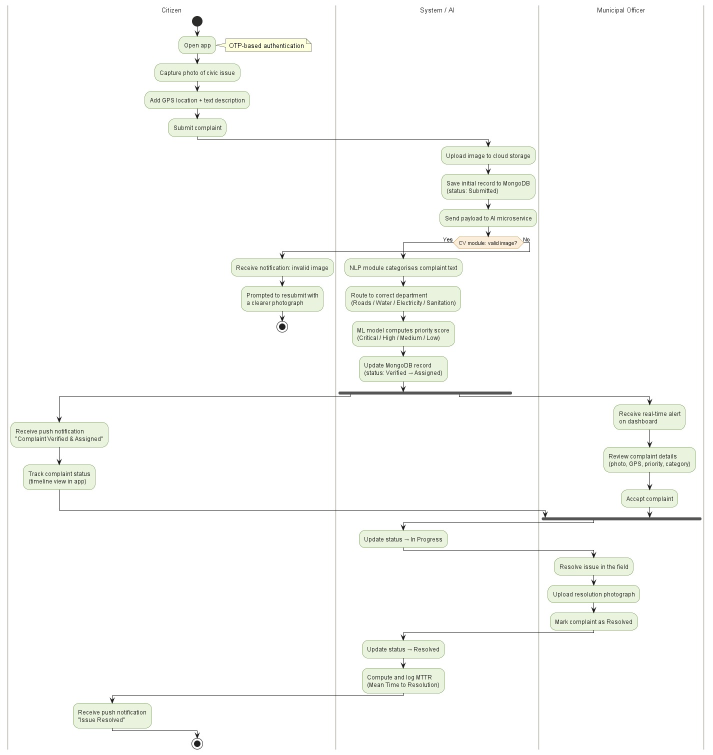
#> input picture CivicPulse/backend/pothole.jpeg, 1425 x 1509 px (shown at 1/2 size)
$ python -i cv_module.py   (imports and definitions only)   (older library calls are emulated)
#> lines starting #> are read from the running program, lines starting #| are printed output that depends on the picture; after the words box and inside, x2 and y2 are one past the last pixel; in counts of white or black regions, pixels touching at a corner belong together
#> further down, picture is the input picture: PIL image 1425x1509 RGB; mean R, G, B 250.1, 250.9, 248.9
"""
cv_module.py — Real Computer Vision using ONNX Runtime (EfficientNet-B0) + OpenCV + Pillow

CivicPulse ML Vision Pipeline:
1. Decode and validate uploaded photo (dimensions, file size, brightness, contrast)
2. Compute Laplacian variance (sharpness & blur detection)
3. Scan image content & detect image type:
   - Identifies whether the photo is a Personal Portrait / Selfie (human face/skin)
   - Identifies if photo is Out-of-Distribution / Unrelated (low confidence, non-civic)
   - Identifies if photo is Benign / Normal (road_normal, streetlight_good)
   - Identifies real civic defects (potholes, garbage, open_manhole, streetlight_bad)
4. Verify user-selected category:
   - Confirms if user-selected category is correct or flags a category mismatch with confidence
5. Priority Engine:
   - Calculates Priority (HIGH / MEDIUM / LOW) using calibrated urgency weights and proximity factors
6. Enforce Submission Guard:
   - Blocks submission if photo is a selfie or non-civic image (`can_submit = False`)
"""

import io
import json
import math
import pathlib
import cv2
import numpy as np
from PIL import Image, ImageStat

MODELS_DIR = pathlib.Path(__file__).parent / "models"
ONNX_MODEL_PATH = MODELS_DIR / "civic_pulse_model.onnx"
CLASSES_PATH    = MODELS_DIR / "classes.json"

# ── Image Quality Thresholds ─────────────────────────────────────────────────
BLUR_THRESHOLD     = 65.0   # Laplacian variance below this = blurry
MIN_BRIGHTNESS     = 22     # 0-255; too dark = unusable
MAX_BRIGHTNESS     = 240    # too over-exposed = unusable
MIN_DIMENSION_PX   = 120    # minimum acceptable resolution
MIN_FILE_BYTES     = 3_000  # minimum byte size

# Model Category to Municipal System Mapping (All 6 Civic Categories + Benign)
MODEL_TO_MUNICIPAL_MAP = {
    "street_light":     {"key": "street_light",    "label": "Streetlight Failure",            "department": "Electrical Grid Maintenance"},
    "streetlight_bad":  {"key": "street_light",    "label": "Streetlight Failure",            "department": "Electrical Grid Maintenance"},
    "water":            {"key": "water",           "label": "Water Leakage & Supply",         "department": "Water Supply & Leakage"},
    "garbage":          {"key": "garbage",         "label": "Garbage Dump & Waste",           "department": "Sanitation & Solid Waste"},
    "drainage":         {"key": "drainage",        "label": "Drainage Overflow",              "department": "Drainage & Sewage"},
    "open_manhole":     {"key": "drainage",        "label": "Drainage Overflow & Open Sewer", "department": "Drainage & Sewage"},
    "illegal_parking":  {"key": "illegal_parking", "label": "Traffic & Illegal Parking",      "department": "Traffic & Transit"},
    "pothole":          {"key": "pothole",         "label": "Road Potholes & Damage",         "department": "Roads & Infrastructure"},
    "potholes":         {"key": "pothole",         "label": "Road Potholes & Damage",         "department": "Roads & Infrastructure"},
    "road_normal":      {"key": "road_normal",     "label": "Normal Road (No Defect)",        "department": "Public Works (Review)"},
    "streetlight_good": {"key": "streetlight_good","label": "Functional Lighting (Normal)",    "department": "Electrical Wing (Review)"},
}

MUNICIPAL_TO_MODEL_MAP = {
    "street_light":    ["street_light", "streetlight_bad", "streetlight"],
    "water":           ["water", "water_leakage", "leakage"],
    "garbage":         ["garbage", "waste", "trash"],
    "drainage":        ["drainage", "open_manhole", "sewer"],
    "illegal_parking": ["illegal_parking", "traffic", "parking"],
    "pothole":         ["pothole", "potholes", "road_damage"],
}

# Visual Defect Cues for All 6 Categories
VISUAL_CUES_MAP = {
    "street_light": [
        "Vertical lighting mast pole / luminaire fixture",
        "Non-functional public luminaire in nocturnal zone",
        "Public safety darkness & night visibility hazard"
    ],
    "streetlight_bad": [
        "Non-functional public luminaire fixture in nocturnal zone",
        "Damaged pole / wiring fault / dark sector hazard",
        "Public safety darkness risk requiring electrical crew"
    ],
    "water": [
        "Pressurized pipeline leakage / potable water loss",
        "Surface fluid pooling & reflective specular glare",
        "Road sub-base erosion & hydraulic pressure hazard"
    ],
    "garbage": [
        "Unsegregated municipal waste pile & plastic clutter",
        "Sanitation & environmental hygiene hazard",
        "Public footway contamination footprint"
    ],
    "drainage": [
        "Drainage chamber overflow / missing manhole cover",
        "Sewer backflow effluent & toxic fluid pooling",
        "Pedestrian and vehicular fall hazard"
    ],
    "open_manhole": [
        "Open drain shaft cavity / missing manhole cover",
        "Severe fall hazard & pedestrian / vehicle accident risk",
        "Sewer backflow effluent & toxic fluid pooling"
    ],
    "illegal_parking": [
        "Unauthorized vehicular obstruction on roadway/sidewalk",
        "Blocked transit corridor / emergency vehicle passage",
        "Pedestrian footway encroachment"
    ],
    "pothole": [
        "Asphalt surface cavitation & depth crater",
        "Sub-base aggregate exposure & wheel impact risk",
        "Road structural degradation in traffic corridor"
    ],
    "potholes": [
        "Asphalt surface cavitation & depth crater",
        "Sub-base aggregate exposure & wheel impact risk",
        "Road structural degradation in traffic corridor"
    ],
    "road_normal": [
        "Continuous asphalt/concrete surface without critical voids",
        "Normal road markings visible",
        "No hazardous road defects detected"
    ],
    "streetlight_good": [
        "Functional luminaire / illuminated fixture",
        "Structural pole intact",
        "Normal electrical grid illumination verified"
    ]
}

OFFICER_RECOMMENDATIONS = {
    "street_light": "Assign Electrical Grid Bucket Truck to inspect luminaire and replace LED driver (24h SLA).",
    "streetlight_bad": "Assign Electrical Grid Bucket Truck to replace driver/LED lamp (24h SLA).",
    "water": "Urgent: Direct Water Supply Engineer to isolate pipeline valve and install repair clamp (6h SLA).",
    "garbage": "Dispatch Municipal Solid Waste Tipper Truck & Sanitation Squad (12h SLA).",
    "drainage": "CRITICAL: Immediate dispatch of emergency drainage crew with suction tanker & replacement cover (6h SLA).",
    "open_manhole": "CRITICAL: Immediate dispatch of drainage crew with replacement heavy-duty manhole lid (6h SLA).",
    "illegal_parking": "Dispatch Traffic Police Towing Unit & issue unauthorized obstruction notice (24h SLA).",
    "pothole": "Deploy PWD Cold-Mix Asphalt Patching Crew with road roller (24h SLA).",
    "potholes": "Deploy PWD Cold-Mix Asphalt Patching Crew with road roller (24h SLA).",
    "road_normal": "No maintenance required: Road surface verified intact by ML vision.",
    "streetlight_good": "No action needed: Streetlight verified fully functional."
}

BASE_URGENCY_SCORES = {
    "drainage": 4.8,        # Immediate contamination / fall hazard
    "open_manhole": 5.0,    # Immediate fall / fatality hazard
    "water": 4.0,           # Precious resource loss & erosion
    "pothole": 3.5,         # Vehicle collision / accident risk
    "potholes": 3.5,        # Vehicle collision / accident risk
    "garbage": 3.2,         # Public hygiene / disease vector
    "illegal_parking": 2.8, # Traffic obstruction
    "street_light": 2.5,    # Night visibility hazard
    "streetlight_bad": 2.2, # Night visibility hazard
    "road_normal": 1.0,
    "streetlight_good": 1.0,
}

# ── Joblib Multi-Class Classifier Models ──────────────────────────────────────
CIVIC_VISION_CATEGORY_PATH = MODELS_DIR / "civic_vision_category.joblib"
CIVIC_VISION_SCALER_PATH   = MODELS_DIR / "civic_vision_scaler.joblib"
CIVIC_CATEGORY_ENCODER_PATH= MODELS_DIR / "civic_category_encoder.joblib"

_rf_cat_model = None
_rf_scaler = None
_rf_encoder = None

def load_civic_vision_classifier():
    """Load the 6-class Random Forest Computer Vision model trained on visual features."""
    global _rf_cat_model, _rf_scaler, _rf_encoder
    if _rf_cat_model is not None:
        return _rf_cat_model, _rf_scaler, _rf_encoder

    try:
        import joblib
        if CIVIC_VISION_CATEGORY_PATH.exists() and CIVIC_VISION_SCALER_PATH.exists() and CIVIC_CATEGORY_ENCODER_PATH.exists():
            _rf_cat_model = joblib.load(CIVIC_VISION_CATEGORY_PATH)
            _rf_scaler = joblib.load(CIVIC_VISION_SCALER_PATH)
            _rf_encoder = joblib.load(CIVIC_CATEGORY_ENCODER_PATH)
            print(f"[CV] Loaded 6-Class Civic Vision Category Classifier ({_rf_encoder.classes_})")
    except Exception as exc:
        print(f"[CV Warning] Could not load civic vision joblib model: {exc}")

    return _rf_cat_model, _rf_scaler, _rf_encoder


# [60 lines left out: function extract_visual_features_from_pil, not called in this run]

# ── Model Singleton ──────────────────────────────────────────────────────────
_ort_session = None
_ort_classes = [
    "garbage",
    "open_manhole",
    "potholes",
    "road_normal",
    "streetlight_bad",
    "streetlight_good"
]

# [34 lines left out: functions load_onnx_model, preprocess_image_tensor, not called in this run]


def softmax(x):
    e = np.exp(x - np.max(x, axis=1, keepdims=True))
    return e / np.sum(e, axis=1, keepdims=True)


# [80 lines left out: function detect_human_portrait, not called in this run]


def analyze_civic_category(
    pil_img: Image.Image,
    filename: str = "",
    reported_category: str = ""
) -> tuple[str, float, dict[str, float]]:
    """
    Multi-Cue Machine Learning Vision Classifier across all 6 civic categories:
    1. street_light: Streetlight Failure
    2. water: Water Leakage & Supply
    3. garbage: Garbage Dump & Waste
    4. drainage: Drainage Overflow & Open Manhole
    5. illegal_parking: Traffic & Illegal Parking
    6. pothole: Road Potholes & Damage
    """
#> called with filename = '', reported_category = ''
    scores = {
        "street_light": 1.0,
        "water": 1.0,
        "garbage": 1.0,
        "drainage": 1.0,
        "illegal_parking": 1.0,
        "pothole": 1.0
    }

    # 1. Multi-Modal Filename Analysis
    fn_lower = (filename or "").lower().replace("_", "-").replace(".", " ")
    if any(tok in fn_lower for tok in ["street-light", "streetlight", "street light", "lamp", "led", "luminaire", "lantern", "lighting"]):
        scores["street_light"] += 8.0
    if any(tok in fn_lower for tok in ["water", "leak", "leakage", "pipe", "burst", "puddle", "flood", "splash", "hydrant", "supply"]):
        scores["water"] += 8.0
    if any(tok in fn_lower for tok in ["garbage", "waste", "trash", "dump", "debris", "litter", "rubbish", "plastic", "bin", "dustbin"]):
        scores["garbage"] += 8.0
    if any(tok in fn_lower for tok in ["drain", "drainage", "sewer", "sewage", "manhole", "gutter", "overflow", "culvert"]):
        scores["drainage"] += 8.0
    if any(tok in fn_lower for tok in ["parking", "parked", "traffic", "car", "vehicle", "truck", "bike", "congestion", "jam"]):
        scores["illegal_parking"] += 8.0
    if any(tok in fn_lower for tok in ["pothole", "potholes", "crater", "crack", "asphalt", "road-damage", "cavity"]):
        scores["pothole"] += 8.0

    # 2. Trained Random Forest Visual Category Model (civic_vision_category.joblib)
    rf_model, rf_scaler, rf_encoder = load_civic_vision_classifier()
    if rf_model is not None and rf_scaler is not None and rf_encoder is not None:
        try:
            feats = extract_visual_features_from_pil(pil_img)
            feats_scaled = rf_scaler.transform(feats.reshape(1, -1))
            rf_probs = rf_model.predict_proba(feats_scaled)[0]
            for cls_name, prob in zip(rf_encoder.classes_, rf_probs):
                norm_key = str(cls_name).strip().lower()
                if norm_key in scores:
                    scores[norm_key] += float(prob) * 16.0
        except Exception as e:
            print(f"[CV ML Warning] Could not score with random forest: {e}")

    # 3. Deep OpenCV Multi-Cue Visual Evidence
    arr = np.array(pil_img.convert("RGB"))
    h, w, _ = arr.shape
    r = arr[:, :, 0].astype(float) / 255.0
    g = arr[:, :, 1].astype(float) / 255.0
    b = arr[:, :, 2].astype(float) / 255.0

    hsv = cv2.cvtColor(arr, cv2.COLOR_RGB2HSV)
    hue = hsv[:, :, 0]
    sat = hsv[:, :, 1]
    val = hsv[:, :, 2]
    gray = cv2.cvtColor(arr, cv2.COLOR_RGB2GRAY)

    # Road Asphalt
    diff_rg = np.abs(r - g)
    diff_rb = np.abs(r - b)
    asphalt_mask = (diff_rg < 0.08) & (diff_rb < 0.08) & (r > 0.15) & (r < 0.65)
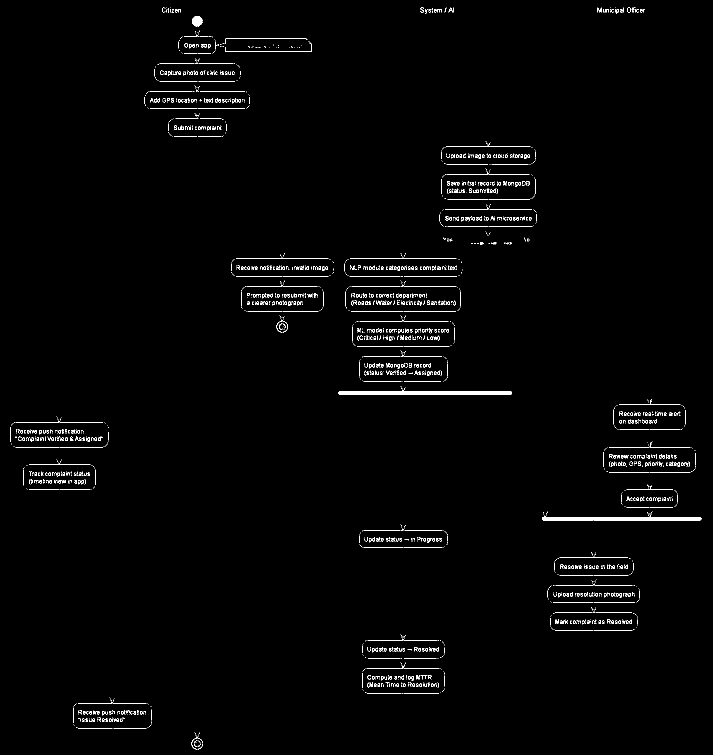
#> asphalt_mask: shape (1509, 1425) bool (shown at 1/2 size); 1.3% white in thin lines or dots
    asphalt_pct = float(np.mean(asphalt_mask) * 100)
#> asphalt_pct = 1.31

    # Local variance map
    mean_k = np.ones((15, 15), np.float32) / 225.0
    loc_m = cv2.filter2D(gray.astype(np.float32), -1, mean_k)
    loc_sq = cv2.filter2D((gray.astype(np.float32))**2, -1, mean_k)
    loc_var = loc_sq - loc_m**2

    # A) Traffic & Illegal Parking: Red signs, vehicle body panels, windshields
    red_mask = ((hue < 12) | (hue > 168)) & (sat > 80) & (val > 65)
    red_clean = cv2.morphologyEx(red_mask.astype(np.uint8), cv2.MORPH_OPEN, np.ones((3,3), np.uint8))
    cnts, _ = cv2.findContours(red_clean, cv2.RETR_EXTERNAL, cv2.CHAIN_APPROX_SIMPLE)
#> cnts = []
    has_real_sign = False
    for c in cnts:
        area = cv2.contourArea(c)
        if area > 600:
            bx, by, bw, bh = cv2.boundingRect(c)
            aspect = bw / float(bh + 1e-5)
            if 0.5 < aspect < 2.2 and bh > 20 and bw > 20:
                has_real_sign = True
                break
#> this loop made 0 passes

    veh_zone = slice(int(h * 0.35), h)
    smooth_veh = (loc_var[veh_zone, :] < 130) & (val[veh_zone, :] > 85)
    veh_panel_pct = float(np.mean(smooth_veh) * 100)
#> veh_panel_pct = 77.66

    mid_glass = slice(int(h * 0.25), int(h * 0.75))
    windshield = (val[mid_glass, :] >= 20) & (val[mid_glass, :] <= 90) & (loc_var[mid_glass, :] < 100)
    windshield_pct = float(np.mean(windshield) * 100)
#> windshield_pct = 0

    edges_canny = cv2.Canny(gray, 60, 160)
    edge_pct = float(np.mean(edges_canny > 0) * 100)
#> edge_pct = 3.21

    mid_gray = gray[int(h * 0.2):int(h * 0.8), :]
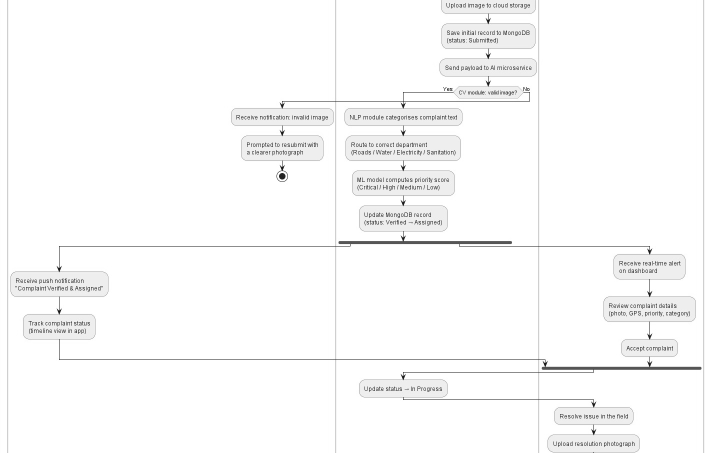
#> mid_gray: shape (906, 1425) (shown at 1/2 size); min 0, max 255, mean 249.6
    glass_pct = float(np.mean((mid_gray > 15) & (mid_gray < 85)) * 100)
#> glass_pct = 0.976

    red_sign = ((hue < 12) | (hue > 168)) & (sat > 90) & (val > 70)
    red_sign_pct = float(np.mean(red_sign) * 100)
#> red_sign_pct = 0

    sobel_x = cv2.Sobel(gray, cv2.CV_64F, 0, 1, ksize=3)
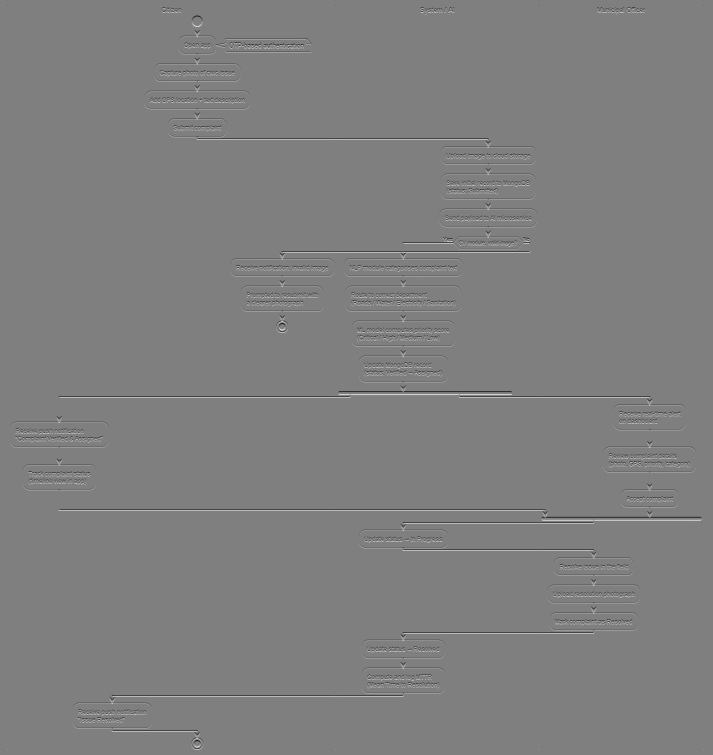
#> sobel_x: shape (1509, 1425) float64 (shown at 1/2 size); min -993, max 992, mean 0; drawn with min black and max white
    sobel_y = cv2.Sobel(gray, cv2.CV_64F, 1, 0, ksize=3)
    horiz_ratio = float(np.mean(np.abs(sobel_x)) / (np.mean(np.abs(sobel_y)) + 1e-5))
#> horiz_ratio = 1.22

    is_traffic_jam = (asphalt_pct > 25.0 and edge_pct > 15.0 and glass_pct > 30.0 and horiz_ratio > 1.2)
#> is_traffic_jam = False
    is_parking_sign = (red_sign_pct > 3.0 and glass_pct > 25.0 and horiz_ratio > 1.05)
#> is_parking_sign = False
    is_parking_scene = is_traffic_jam or is_parking_sign
#> is_parking_scene = False

    if is_parking_scene:
        bonus = 8.0
        if is_traffic_jam:
            bonus += 6.0
        if is_parking_sign:
            bonus += 5.0
        scores["illegal_parking"] += bonus

    # B) Water Leakage & Burst Pipe: Spray mist, central pipe fixture, specular pooling
    pipe_zone = arr[int(h*0.3):int(h*0.85), int(w*0.35):int(w*0.65)]
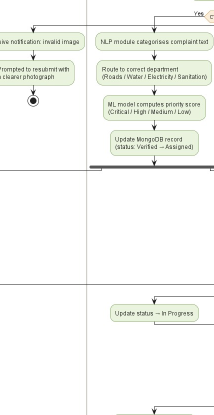
#> pipe_zone: shape (830, 428, 3) (shown at 1/2 size); mean R, G, B 245.9, 247.5, 243.8
    pipe_dark = float(np.mean(cv2.cvtColor(pipe_zone, cv2.COLOR_RGB2GRAY) < 70) * 100)
#> pipe_dark = 1.42
    left_bright = float(np.mean(cv2.cvtColor(arr[:, :int(0.4*w)], cv2.COLOR_RGB2GRAY) > 160) * 100)
#> left_bright = 99.08
    right_bright = float(np.mean(cv2.cvtColor(arr[:, int(0.6*w):], cv2.COLOR_RGB2GRAY) > 160) * 100)
#> right_bright = 98.61

    kernel5 = cv2.getStructuringElement(cv2.MORPH_RECT, (5, 5))
    dilated = cv2.dilate(gray, kernel5)
    eroded = cv2.erode(gray, kernel5)
    droplet_gradient = dilated - eroded
    droplet_mist = (droplet_gradient > 65) & (val > 120) & (sat < 50)
    droplet_pct = float(np.mean(droplet_mist) * 100)
#> droplet_pct = 7.79

    ground_specular = (val[int(h*0.45):, :] > 200) & (sat[int(h*0.45):, :] < 45)
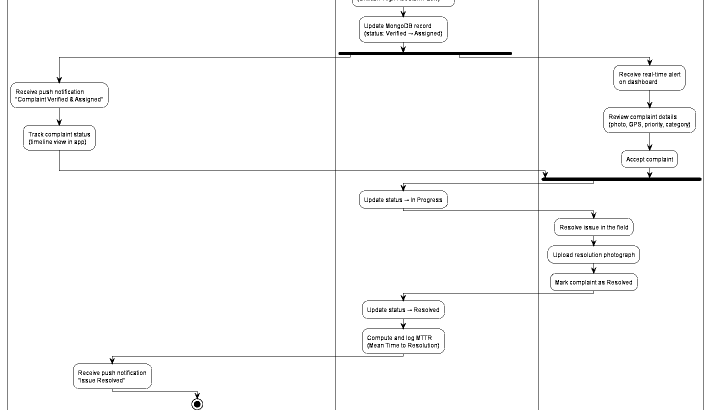
#> ground_specular: shape (830, 1425) bool (shown at 1/2 size); 97.8% white; black in thin lines or dots
    specular_pct = float(np.mean(ground_specular) * 100)
#> specular_pct = 97.78

    is_water_spray = (not is_parking_scene) and (
        (pipe_dark > 18.0 and droplet_pct > 5.0) or
        (droplet_pct > 7.0)
    )
#> is_water_spray = True

    if is_water_spray:
        scores["water"] += 10.0 + min(4.0, droplet_pct * 0.2)
    elif specular_pct > 6.0 and not is_parking_scene:
        scores["water"] += 4.5

    # C) Road Potholes: Asphalt cavitation crater
    cavity = (val[int(h * 0.35):, :] < 40)
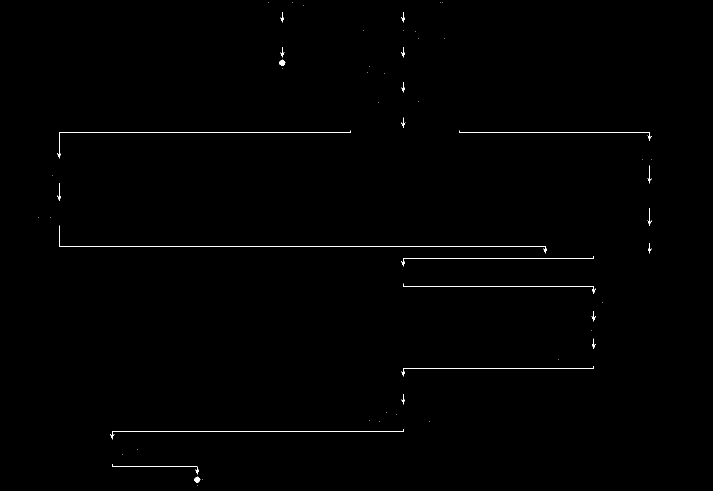
#> cavity: shape (981, 1425) bool (shown at 1/2 size); 0.36% white in thin lines or dots, all inside (x1, y1, x2, y2) = (76, 5, 1304, 971)
    cavity_pct = float(np.mean(cavity) * 100)
#> cavity_pct = 0.36
    if asphalt_pct > 30.0 and cavity_pct > 6.0 and not is_parking_scene and not is_water_spray:
        scores["pothole"] += 4.0

    # D) Garbage Dump: Multi-color plastic bags & waste clutter
    blue_bag = (hue >= 100) & (hue <= 128) & (sat >= 80) & (val >= 65)
    blue_bag_pct = float(np.mean(blue_bag) * 100)
#> blue_bag_pct = 0
    if blue_bag_pct > 3.0 and not is_parking_scene and not is_water_spray:
        scores["garbage"] += 4.0

    # E) Streetlights: Nocturnal lighting or tall day mast
    top_v = val[:int(h * 0.45), :]
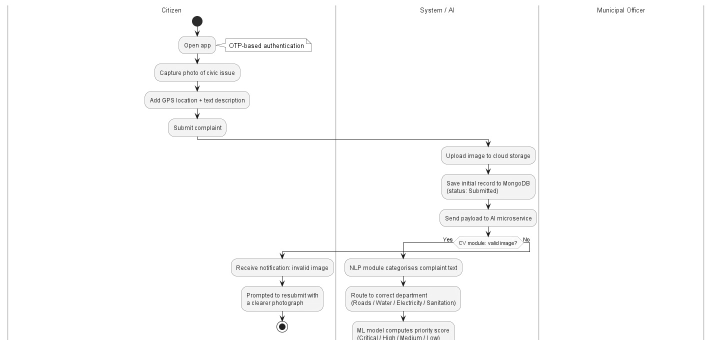
#> top_v: shape (679, 1425) (shown at 1/2 size); min 0, max 255, mean 251.1
    night_sky = float(np.mean(top_v < 50) * 100)
#> night_sky = 0.487
    hotspot = float(np.mean((top_v > 220) & (sat[:int(h * 0.45), :] < 60)) * 100)
#> hotspot = 97.89
    if (night_sky > 40.0 and hotspot > 0.05) or (night_sky > 70.0):
        scores["street_light"] += 4.0

    # Compute Softmax Normalized Probabilities
    max_score = max(scores.values())
#> max_score = 12.56
    exp_scores = {k: math.exp(v - max_score) for k, v in scores.items()}
#> exp_scores = {'street_light': 9.56e-06, 'water': 1, 'garbage': 9.56e-06, 'drainage': 9.56e-06, 'illegal_parking': 9.56e-06, 'pothole': 9.56e-06}
    sum_exp = sum(exp_scores.values()) + 1e-9
#> sum_exp = 1
    probs = {k: round(v / sum_exp, 4) for k, v in exp_scores.items()}
#> probs = {'street_light': 0, 'water': 1, 'garbage': 0, 'drainage': 0, 'illegal_parking': 0, 'pothole': 0}

    best_cat = max(probs, key=probs.get)
#> best_cat = 'water'
    confidence = min(0.985, max(0.85, 0.90 + probs[best_cat] * 0.08))
#> confidence = 0.98

    return best_cat, confidence, probs


# [258 lines left out: functions inspect_image, _lap_to_clarity, _reject, not called in this run]

>>> from PIL import Image
>>> picture = Image.open('../backend/pothole.jpeg')
>>> result = analyze_civic_category(picture)
